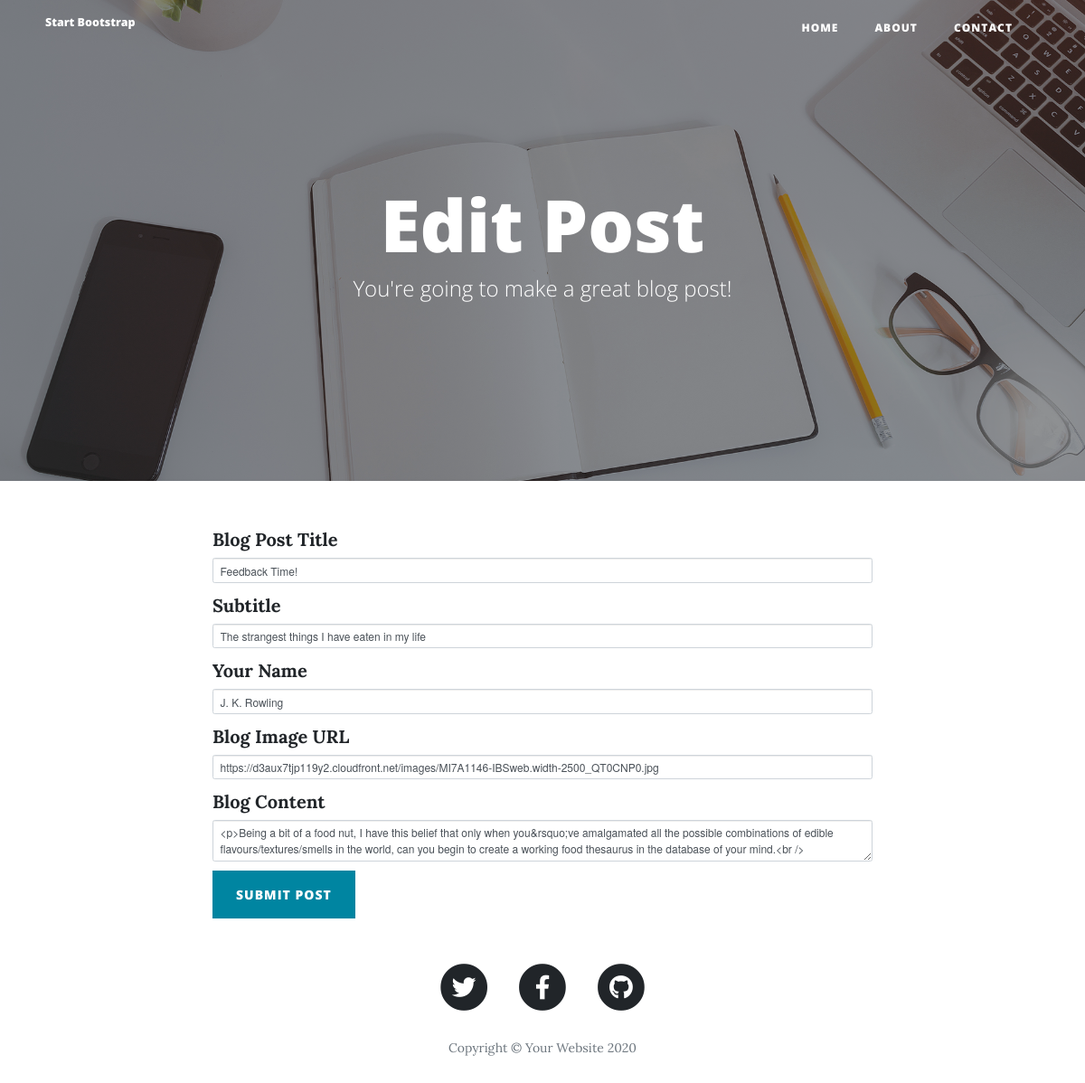
Before: /edit-post/4 with the older database file.
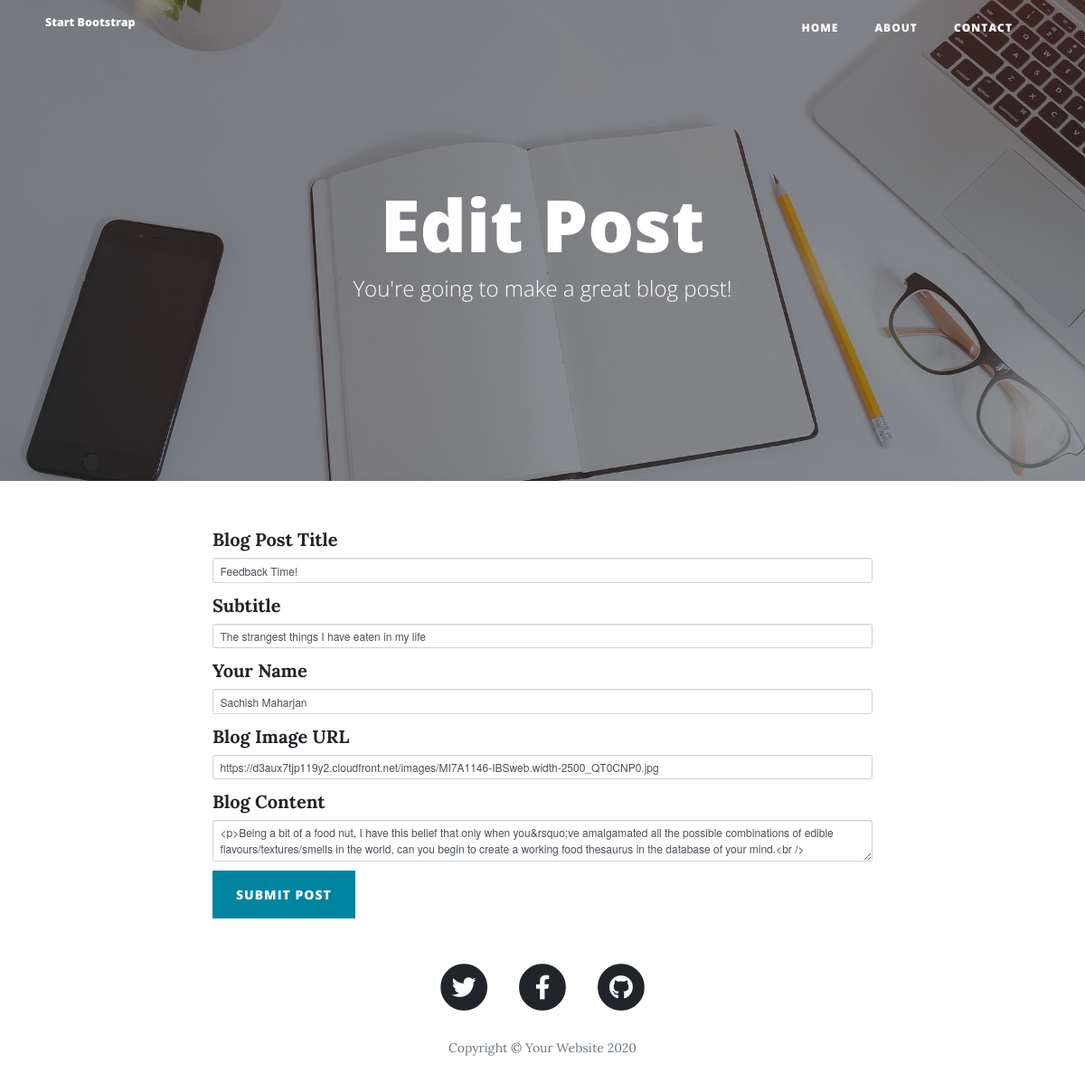
After: the same page with the newer database file.
### main.py (models this page shows)
class BlogPost(db.Model):
    id = db.Column(db.Integer, primary_key=True)
    title = db.Column(db.String(250), unique=True, nullable=False)
    subtitle = db.Column(db.String(250), nullable=False)
    date = db.Column(db.String(250), nullable=False)
    body = db.Column(db.Text, nullable=False)
    author = db.Column(db.String(250), nullable=False)
    img_url = db.Column(db.String(250), nullable=False)

### main.py (the view, shortened to what this page needs)
@app.route("/edit-post/<int:post_id>", methods=["GET", "POST"])
def edit_post(post_id):
    post = BlogPost.query.get(post_id)
    edit_form = CreatePostForm(
        title=post.title,
        subtitle=post.subtitle,
        img_url=post.img_url,
        author=post.author,
        body=post.body
    )
    return render_template("make-post.html", form=edit_form, is_edit=True)

### main.py
class CreatePostForm(FlaskForm):
    title = StringField("Blog Post Title", validators=[DataRequired()])
    subtitle = StringField("Subtitle", validators=[DataRequired()])
    author = StringField("Your Name", validators=[DataRequired()])
    img_url = StringField("Blog Image URL", validators=[DataRequired(), URL()])
    body = CKEditorField("Blog Content", validators=[DataRequired()])
    submit = SubmitField("Submit Post")

### templates/make-post.html (shortened to what this page needs)
{% extends 'bootstrap/base.html' %}
{% import "bootstrap/wtf.html" as wtf %}
{% block content %}
{% include "header.html" %}
  <header class="masthead" style="background-image: url('{{ url_for('static', filename='img/edit-bg.jpg')}}')">
    <div class="overlay"></div>
    <div class="container">
      <div class="row">
        <div class="col-lg-8 col-md-10 mx-auto">
          <div class="page-heading">
            {% if is_edit: %}
            <h1>Edit Post</h1>
            {% else: %}
            <h1>New Post</h1>
            {% endif %}
            <span class="subheading">You're going to make a great blog post!</span>
          </div>
        </div>
      </div>
    </div>
  </header>
  <div class="container">
    <div class="row">
      <div class="col-lg-8 col-md-10 mx-auto">
        {{ wtf.quick_form(form, novalidate=True, button_map={"submit": "primary"}) }}
      </div>
    </div>
  </div>
{% include "footer.html" %}
{% endblock %}

Changed rows visible on the page:
changed BlogPost "Feedback Time!": author "J. K. Rowling" → "Sachish Maharjan"
